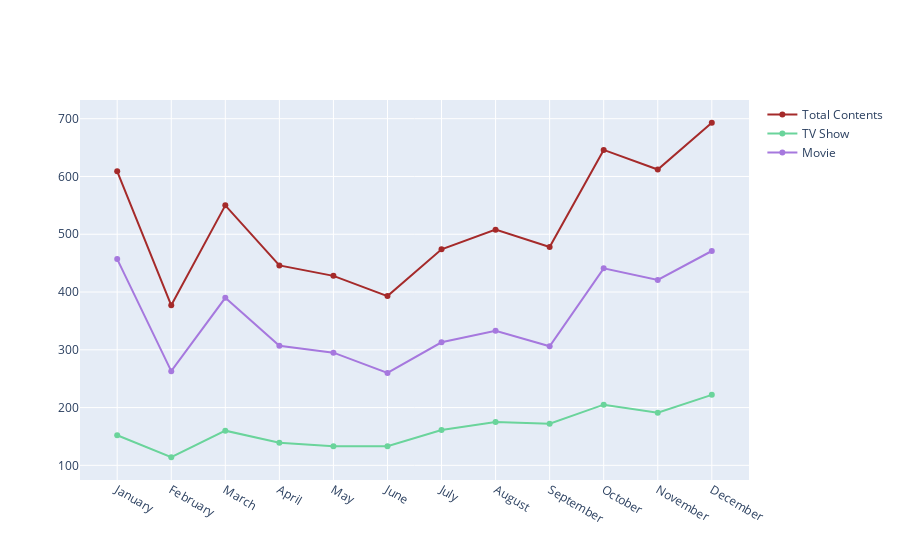

Notebook code cell kept with this figure:
### Markdown cell above
## Contents over the month

### Code cell
# visualize the contents over the month
df_month_content = df[['month_added','month_name_added']].value_counts().reset_index().rename(columns = {
    0:'count'}).sort_values('month_added',ascending=True).drop('month_added',axis=1)
df_month_content['percent'] = round(df_month_content['count'] / sum(df_month_content['count']) * 100,2)

df_month_tv = df_tv[['month_added','month_name_added']].value_counts().reset_index().rename(columns = {
    0:'count'}).sort_values('month_added',ascending=True).drop('month_added',axis=1)
df_month_tv['percent'] = round(df_month_tv['count'] / sum(df_month_tv['count']) * 100,2)

df_month_movie = df_movie[['month_added','month_name_added']].value_counts().reset_index().rename(columns = {
    0:'count'}).sort_values('month_added',ascending=True).drop('month_added',axis=1)
df_month_movie['percent'] = round(df_month_movie['count'] / sum(df_month_movie['count']) * 100,2)

month_content = go.Scatter(x=df_month_content['month_name_added'],y=df_month_content['count'],name='Total Contents',marker=dict(color='brown'))
month_tv = go.Scatter(x=df_month_tv['month_name_added'],y=df_month_tv['count'],name='TV Show',marker=dict(color='#6ad49b'))
month_movie = go.Scatter(x=df_month_movie['month_name_added'],y=df_month_movie['count'],name='Movie',marker=dict(color='#a678de'))

month_data = [month_content,month_tv,month_movie]

month_layout = go.Layout(title='Content added over the month', legend=dict(x=0.1,y=1.1,orientation="h"))
month_fig = go.Figure(month_data)
month_fig.show()

### Figure 1 — Plotly figure (JSON) as saved in the notebook; plotly's stock layout.template omitted (floating-point values rounded to 4 significant figures)
{"data": [{"marker": {"color": "brown"}, "name": "Total Contents", "type": "scatter", "x": ["January", "February", "March", "April", "May", "June", "July", "August", "September", "October", "November", "December"], "y": [609, 377, 550, 446, 428, 393, 474, 508, 478, 646, 612, 693]}, {"marker": {"color": "#6ad49b"}, "name": "TV Show", "type": "scatter", "x": ["January", "February", "March", "April", "May", "June", "July", "August", "September", "October", "November", "December"], "y": [152, 114, 160, 139, 133, 133, 161, 175, 172, 205, 191, 222]}, {"marker": {"color": "#a678de"}, "name": "Movie", "type": "scatter", "x": ["January", "February", "March", "April", "May", "June", "July", "August", "September", "October", "November", "December"], "y": [457, 263, 390, 307, 295, 260, 313, 333, 306, 441, 421, 471]}], "layout": {"autosize": true, "xaxis": {"autorange": true, "range": [-0.6842, 11.68], "type": "category"}, "yaxis": {"autorange": true, "range": [71.59, 735.4], "type": "linear"}}}
